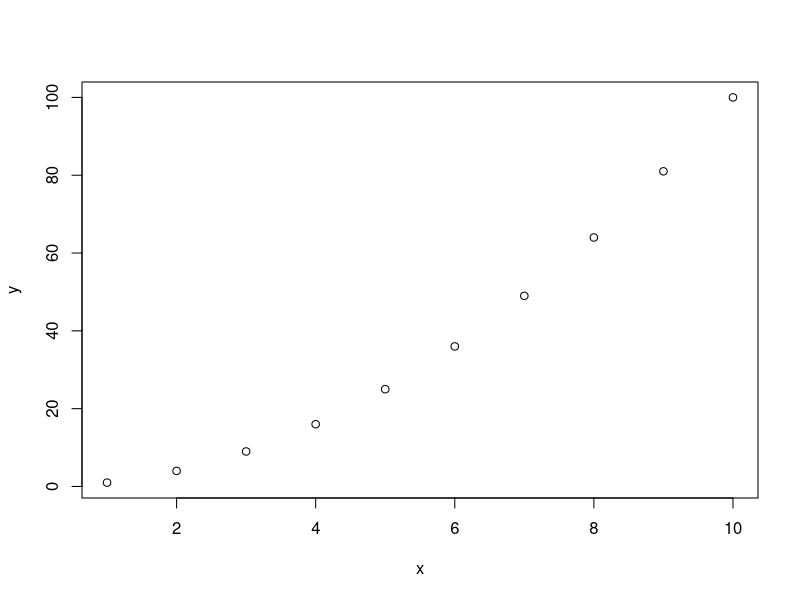
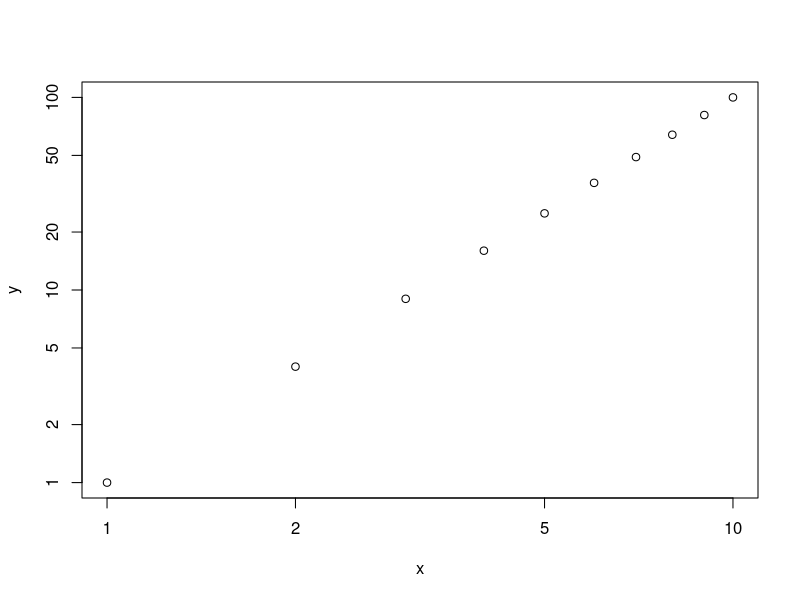
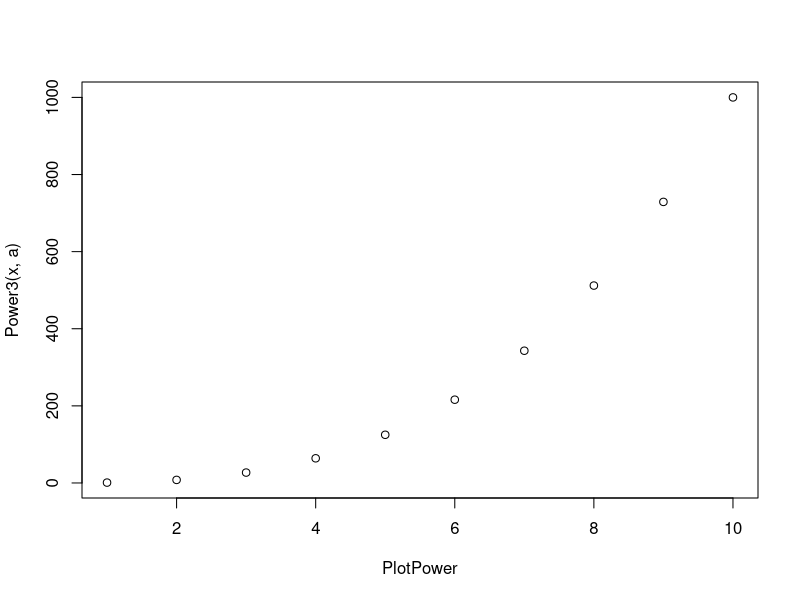

Write R code to recreate these figures, in order.
# Chapter 4 Question 12
# p172

# 12a ####

# Prints 2^3
Power = function() {
  # 2^3
  x = 2
  a = 3
  total = 1
  for (i in 1:a) {
    total = total * x
  }
  
  print(total)
}
Power()


# 12b ####

Power2 = function(x, a) {
  
  total = 1
  for (i in 1:a) {
    total = total * x
  }
  
  print(total)
}

# 12c ####

Power2(10,3); 10^3
Power2(8, 17); 8^17
Power2(131,3); 131^3



# 12d ####

Power3_old = function(x, a) {
  
  total = 1
  for (i in 1:a) {
    total = total * x
  }
  
  return(total)
}

Power3 = function(x, a) {
  result = x^a
  return(result)
}

x = Power3(2,3); x
Power3_old(1:10, 2)

# 12e: ####

x = 1:10
y = Power3(x, 2)
plot(x,y)
plot(x,y, log = "xy")

# 12f: ####


PlotPower = function(x, a) {
  plot(x, Power3(x, a), xlab = "PlotPower")
  
}

PlotPower(1:10 ,3)
